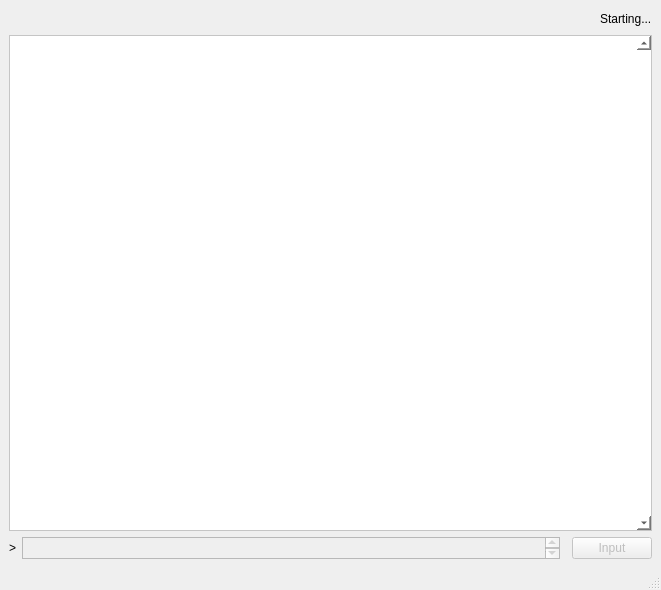
<?xml version="1.0" encoding="UTF-8"?>
<ui version="4.0">
 <class>GuiConsoleMainWindow</class>
 <widget class="QMainWindow" name="GuiConsoleMainWindow">
  <property name="geometry">
   <rect>
    <x>0</x>
    <y>0</y>
    <width>661</width>
    <height>590</height>
   </rect>
  </property>
  <property name="windowTitle">
   <string>MainWindow</string>
  </property>
  <widget class="QWidget" name="centralwidget">
   <layout class="QVBoxLayout" name="verticalLayout">
    <item>
     <layout class="QHBoxLayout" name="horizontalLayout_2">
      <item>
       <spacer name="horizontalSpacer">
        <property name="orientation">
         <enum>Qt::Horizontal</enum>
        </property>
        <property name="sizeHint" stdset="0">
         <size>
          <width>40</width>
          <height>20</height>
         </size>
        </property>
       </spacer>
      </item>
      <item>
       <widget class="QLabel" name="status_lbl">
        <property name="sizePolicy">
         <sizepolicy hsizetype="Preferred" vsizetype="Preferred">
          <horstretch>0</horstretch>
          <verstretch>0</verstretch>
         </sizepolicy>
        </property>
        <property name="text">
         <string>Starting...</string>
        </property>
       </widget>
      </item>
     </layout>
    </item>
    <item>
     <widget class="QScrollArea" name="log_item_container">
      <property name="styleSheet">
       <string notr="true">background-color: rgb(255, 255, 255)</string>
      </property>
      <property name="verticalScrollBarPolicy">
       <enum>Qt::ScrollBarAlwaysOn</enum>
      </property>
      <property name="horizontalScrollBarPolicy">
       <enum>Qt::ScrollBarAlwaysOff</enum>
      </property>
      <property name="widgetResizable">
       <bool>true</bool>
      </property>
      <widget class="QWidget" name="scrollAreaWidgetContents">
       <property name="geometry">
        <rect>
         <x>0</x>
         <y>0</y>
         <width>624</width>
         <height>470</height>
        </rect>
       </property>
       <property name="sizePolicy">
        <sizepolicy hsizetype="Preferred" vsizetype="Minimum">
         <horstretch>0</horstretch>
         <verstretch>0</verstretch>
        </sizepolicy>
       </property>
      </widget>
     </widget>
    </item>
    <item>
     <layout class="QHBoxLayout" name="horizontalLayout">
      <item>
       <widget class="QLabel" name="label">
        <property name="text">
         <string>&gt;</string>
        </property>
       </widget>
      </item>
      <item>
       <widget class="QPlainTextEdit" name="input_txt">
        <property name="enabled">
         <bool>false</bool>
        </property>
        <property name="sizePolicy">
         <sizepolicy hsizetype="Expanding" vsizetype="Fixed">
          <horstretch>0</horstretch>
          <verstretch>0</verstretch>
         </sizepolicy>
        </property>
        <property name="minimumSize">
         <size>
          <width>0</width>
          <height>20</height>
         </size>
        </property>
        <property name="cursor" stdset="0">
         <cursorShape>IBeamCursor</cursorShape>
        </property>
        <property name="midLineWidth">
         <number>2</number>
        </property>
       </widget>
      </item>
      <item>
       <widget class="QFrame" name="quick_button_frame">
        <property name="frameShape">
         <enum>QFrame::StyledPanel</enum>
        </property>
        <property name="frameShadow">
         <enum>QFrame::Raised</enum>
        </property>
       </widget>
      </item>
      <item>
       <widget class="QPushButton" name="input_btn">
        <property name="enabled">
         <bool>false</bool>
        </property>
        <property name="text">
         <string>Input</string>
        </property>
        <property name="autoDefault">
         <bool>true</bool>
        </property>
        <property name="default">
         <bool>true</bool>
        </property>
       </widget>
      </item>
     </layout>
    </item>
   </layout>
  </widget>
  <widget class="QMenuBar" name="menubar">
   <property name="geometry">
    <rect>
     <x>0</x>
     <y>0</y>
     <width>661</width>
     <height>21</height>
    </rect>
   </property>
  </widget>
  <widget class="QStatusBar" name="statusbar"/>
 </widget>
 <resources>
  <include location="qt_assets.qrc"/>
 </resources>
 <connections/>
</ui>
